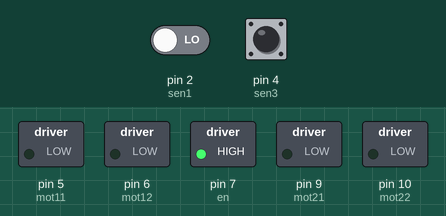
This sketch was run on a simulated Arduino Uno, built with avr-gcc and run on an emulated ATmega328P. Shown: switched loads named in the sketch (green lamp = pin HIGH). The test bench sets the inputs (shaded band); at power-on: pin 2 (sen1) LOW, pin 4 (sen3) LOW. What the sketch prints to the serial monitor is not drawn.

Above: at 1.2 s.
1.3 s: pin 2 (sen1) driven HIGH
At 2.1 s:
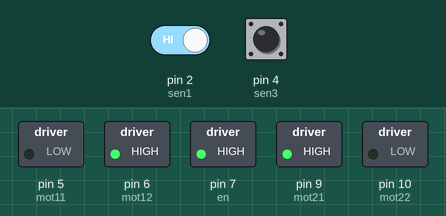
2.8 s: pin 4 (sen3) driven HIGH
At 4.7 s:
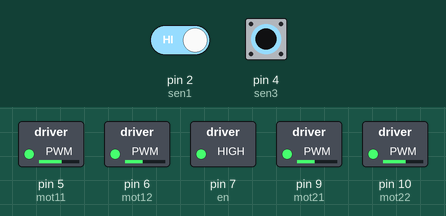
5.8 s: pin 2 (sen1) driven LOW
7.3 s: pin 2 (sen1) driven HIGH and pin 4 (sen3) driven LOW
At 8.0 s:
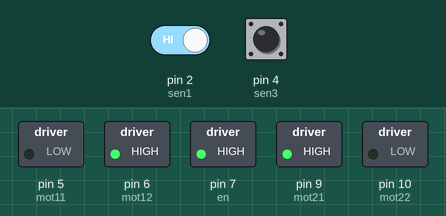
8.8 s: pin 4 (sen3) pulsed HIGH 2 times (0.12 s each, 0.3 s apart)
Timing chart, 0 to 11.8 s (numbered marks = the images above; inputs shaded):
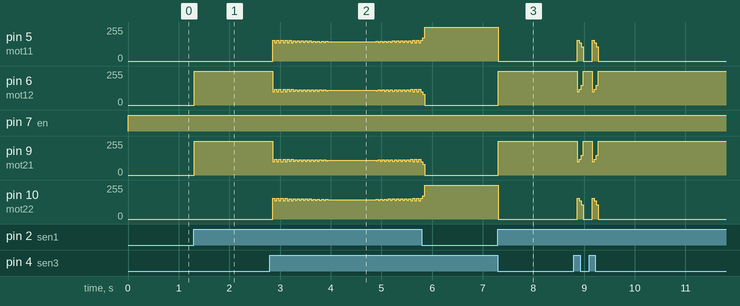

Measured:
- after the input at 1.3 s, pin 6 (mot12), pin 9 (mot21): 0/255 → 255/255 at once
- after the input at 7.3 s, pin 5 (mot11), pin 10 (mot22): 255/255 → 0/255 at once; pin 6 (mot12), pin 9 (mot21): 0/255 → 255/255 at once

The sketch:

Line_follower_robot.ino
```cpp
int sen1=2;//left sensor
int sen2=3;//middle sensor
int sen3=4;//right sensor
int mot11=5;//left motor one end all pwm
int mot12=6;//left motor other end
int mot21=9;//right motor one end
int mot22=10;//right motor other end
int en=7;//for motor driver
/*int cx=0;
int cy=0;
int x=0;
int y=0;
*/
void setup()
{
  pinMode(sen1,INPUT);
  pinMode(sen2,INPUT);
  pinMode(sen3,INPUT);
  pinMode(mot11,OUTPUT);
  pinMode(mot12,OUTPUT);
  pinMode(mot21,OUTPUT);
  pinMode(mot22,OUTPUT);
  pinMode(en,OUTPUT);
  Serial.begin(9600);
  /*pinMode(A0,OUTPUT);
  pinMode(A1,OUTPUT);
  pinMode(A2,OUTPUT);
  pinMode(11,OUTPUT);
  pinMode(12,OUTPUT);
  pinMode(13,OUTPUT);
*/
}

void loop()
{ //digitalWrite(A0,LOW);
  //digitalWrite(A1,LOW);
  //digitalWrite(A2,LOW);


  digitalWrite(en,HIGH);
  digitalWrite(11,HIGH);
  digitalWrite(12,HIGH);
  digitalWrite(13,HIGH);
  Serial.print(digitalRead(sen1));
  if(digitalRead(sen1) == 1 )
  goleft();

  if(digitalRead(sen3) == 1 )
  goright();

  //Serial.print('a');

}


void goleft()
{ Serial.println('L');
  digitalWrite(mot11,LOW);
  digitalWrite(mot12,HIGH);
  digitalWrite(mot22,LOW);
  digitalWrite(mot21,HIGH);

}

void goright()
{ Serial.println('R');
  digitalWrite(mot11,HIGH);
  digitalWrite(mot12,LOW);
  digitalWrite(mot22,HIGH);
  digitalWrite(mot21,LOW);
}
```
